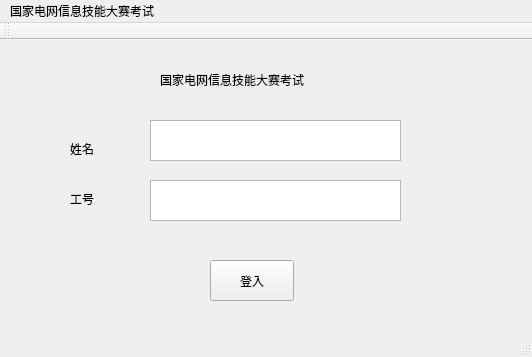
<?xml version="1.0" encoding="UTF-8"?>
<ui version="4.0">
 <class>MainWindow</class>
 <widget class="QMainWindow" name="MainWindow">
  <property name="geometry">
   <rect>
    <x>0</x>
    <y>0</y>
    <width>532</width>
    <height>357</height>
   </rect>
  </property>
  <property name="windowTitle">
   <string>MainWindow</string>
  </property>
  <widget class="QWidget" name="centralWidget">
   <widget class="QPushButton" name="pushButton">
    <property name="geometry">
     <rect>
      <x>210</x>
      <y>220</y>
      <width>84</width>
      <height>41</height>
     </rect>
    </property>
    <property name="text">
     <string>登入</string>
    </property>
   </widget>
   <widget class="QTextEdit" name="textEdit">
    <property name="geometry">
     <rect>
      <x>150</x>
      <y>80</y>
      <width>251</width>
      <height>41</height>
     </rect>
    </property>
   </widget>
   <widget class="QTextEdit" name="textEdit_2">
    <property name="geometry">
     <rect>
      <x>150</x>
      <y>140</y>
      <width>251</width>
      <height>41</height>
     </rect>
    </property>
   </widget>
   <widget class="QLabel" name="label">
    <property name="geometry">
     <rect>
      <x>70</x>
      <y>100</y>
      <width>30</width>
      <height>18</height>
     </rect>
    </property>
    <property name="text">
     <string>姓名</string>
    </property>
   </widget>
   <widget class="QLabel" name="label_2">
    <property name="geometry">
     <rect>
      <x>70</x>
      <y>150</y>
      <width>30</width>
      <height>18</height>
     </rect>
    </property>
    <property name="text">
     <string>工号</string>
    </property>
   </widget>
   <widget class="QLabel" name="label_3">
    <property name="geometry">
     <rect>
      <x>160</x>
      <y>30</y>
      <width>211</width>
      <height>20</height>
     </rect>
    </property>
    <property name="text">
     <string>国家电网信息技能大赛考试</string>
    </property>
   </widget>
  </widget>
  <widget class="QMenuBar" name="menuBar">
   <property name="geometry">
    <rect>
     <x>0</x>
     <y>0</y>
     <width>532</width>
     <height>25</height>
    </rect>
   </property>
   <widget class="QMenu" name="menu">
    <property name="title">
     <string>国家电网信息技能大赛考试</string>
    </property>
   </widget>
   <addaction name="menu"/>
  </widget>
  <widget class="QToolBar" name="mainToolBar">
   <attribute name="toolBarArea">
    <enum>TopToolBarArea</enum>
   </attribute>
   <attribute name="toolBarBreak">
    <bool>false</bool>
   </attribute>
  </widget>
  <widget class="QStatusBar" name="statusBar"/>
 </widget>
 <layoutdefault spacing="6" margin="11"/>
 <resources/>
 <connections/>
</ui>
